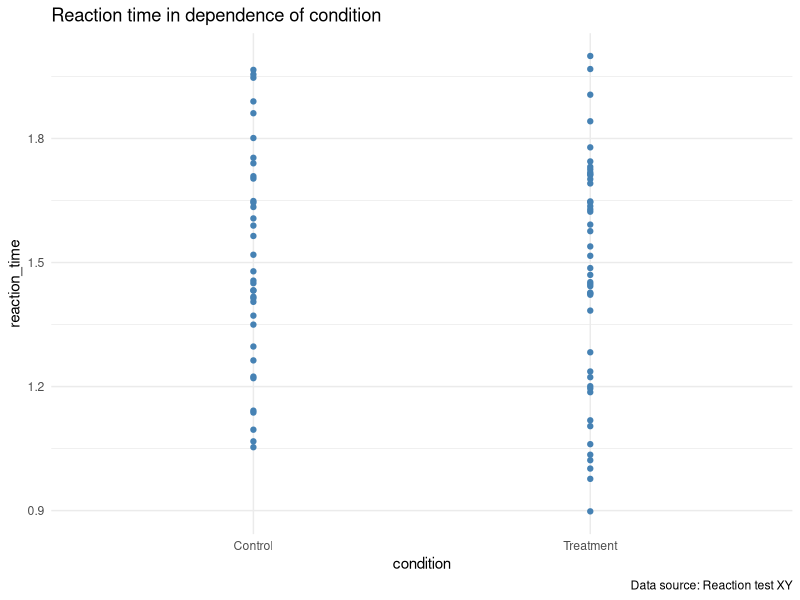
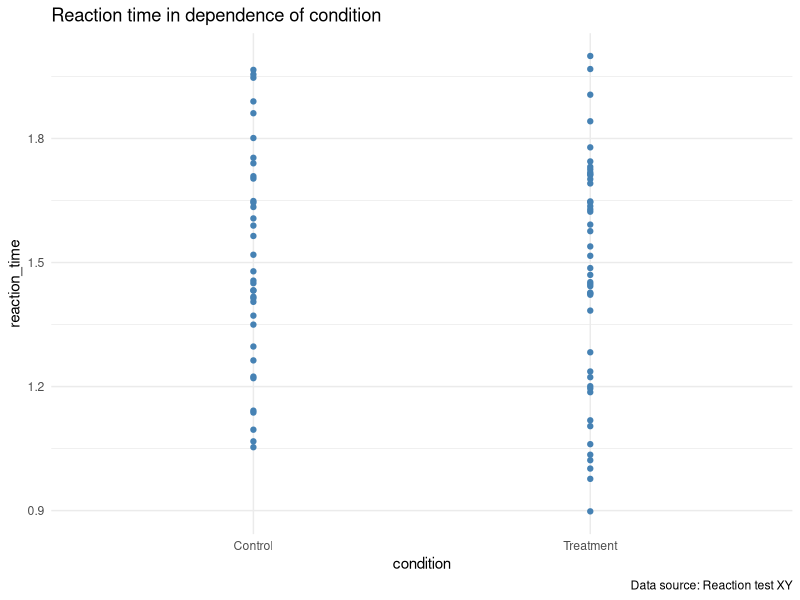

Write the R code that produced these figures, in order.
## ---- chunk 1
#| label: setup-r
#| include: true
library(here)    # For relative paths
library(ggplot2) # For visualization
## ---- chunk 2
#| label: hardcoded-values-r
ATTENTION_THRESHOLD <- 2
PLOT_COLOUR <- "steelblue"
## ---- chunk 3
#| label: load-data-r
# Example for a real file: 
my_data <- read.csv(here("data", "raw", "my_data.csv"))
## ---- chunk 4
#| label: processing-r
# Removing cases that don't meet the attention threshold
cleaned_data <- subset(my_data, reaction_time < ATTENTION_THRESHOLD)
## ---- chunk 5
#| label: stats-r
mean_reaction_time <- mean(cleaned_data$reaction_time)
## ---- chunk 6
#| label: plot-r
# Create the plot
p <- ggplot(cleaned_data, aes(x = condition, y = reaction_time)) +
  geom_point(color = PLOT_COLOUR) +
  theme_minimal() +
  labs(title = "Reaction time in dependence of condition",
       caption = "Data source: Reaction test XY")

# Display
p

# Save using 'here' to target the project root
ggsave(here("outputs", "figs", "analysis_plot_r.png"), plot = p, width = 6, height = 4)
## ---- chunk 7
#| label: seed-r
set.seed(123)
sample_values <- sample(1:100, 3)
sample_values
## ---- chunk 8
sessionInfo()
